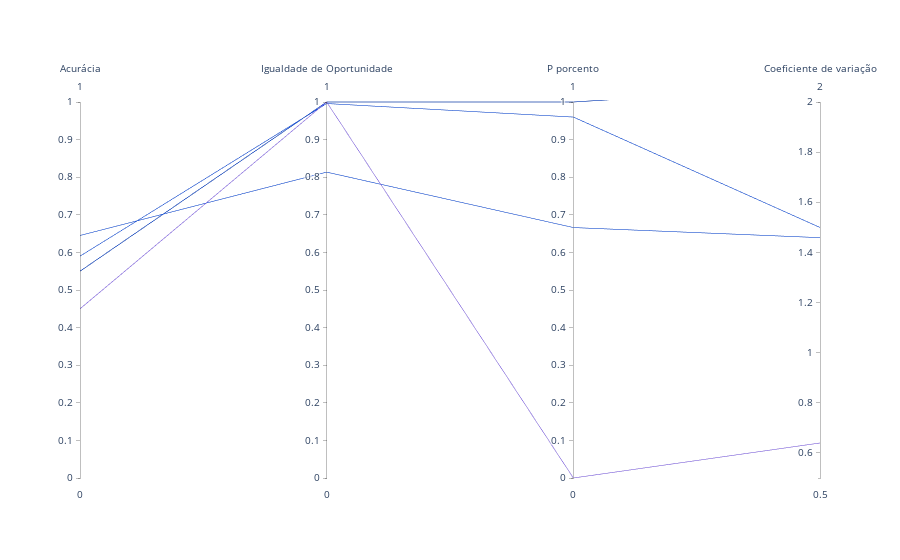

This figure's notebook cell:
### Code cell
fig = go.Figure(data=
    go.Parcoords(
        line = dict(color = new_results2['dominated'], 
                        colorscale = ['#0043E0', '#7F5EEF']),
        dimensions = list([
            dict(range = [0,1],
                label = 'Acurácia', values = m_metrics2['Acurácia']),
            dict(range = [0,1],
                label = 'Igualdade de Oportunidade', values = m_metrics2['Igualdade de Oportunidade']),
            dict(range = [0,1],
                label = 'P porcento', values = m_metrics2['P porcento']),
            dict(range = [1.5,0.5],
                label = 'Coeficiente de variação', values = m_metrics2['Coeficiente de variação']),
        ])
    )
)

fig.update_layout(
    plot_bgcolor = 'white',
    paper_bgcolor = 'white'
)

fig.show()

### Figure 1 — Plotly figure (JSON) as saved in the notebook; plotly's stock layout.template omitted (floating-point values rounded to 4 significant figures)
{"data": [{"dimensions": [{"label": "Acurácia", "range": [0, 1], "values": [0.645, 0.55, 0.55, 0.45, 0.59, 0.55, 0.55, 0.55, 0.55, 0.55]}, {"label": "Igualdade de Oportunidade", "range": [0, 1], "values": [0.8135, 1, 1, 1, 0.9959, 1, 1, 1, 1, 1]}, {"label": "P porcento", "range": [0, 1], "values": [0.6661, 1, 1, 0, 0.96, 1, 1, 1, 1, 1]}, {"label": "Coeficiente de variação", "range": [0.5, 2], "values": [1.459, 2.061, 2.061, 0.6396, 1.499, 2.061, 2.061, 2.061, 2.061, 2.061]}], "line": {"color": [0, 0, 0, 1, 0, 0, 0, 0, 0, 0], "colorscale": [[0, "#0043E0"], [1, "#7F5EEF"]]}, "type": "parcoords"}], "layout": {"paper_bgcolor": "white", "plot_bgcolor": "white"}}
